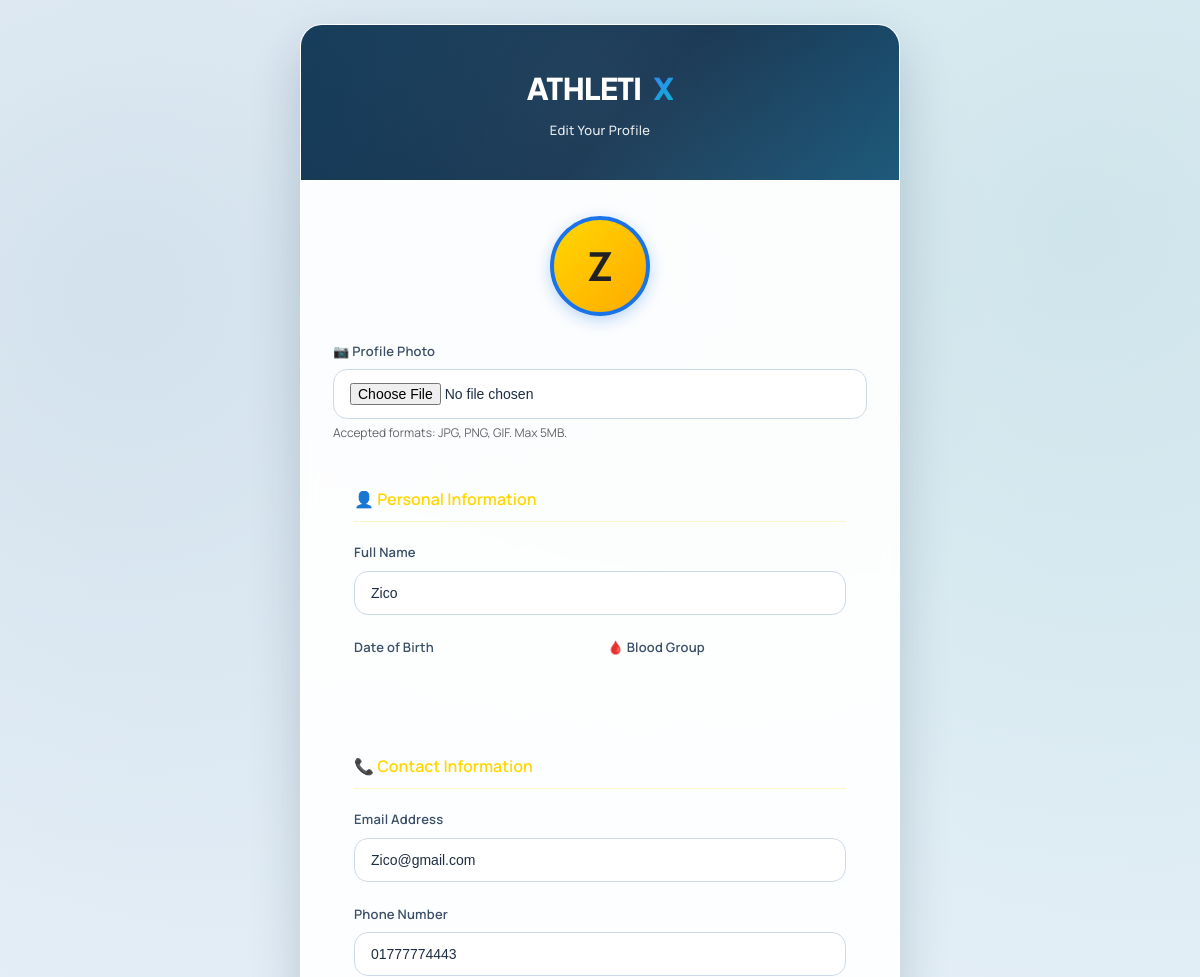
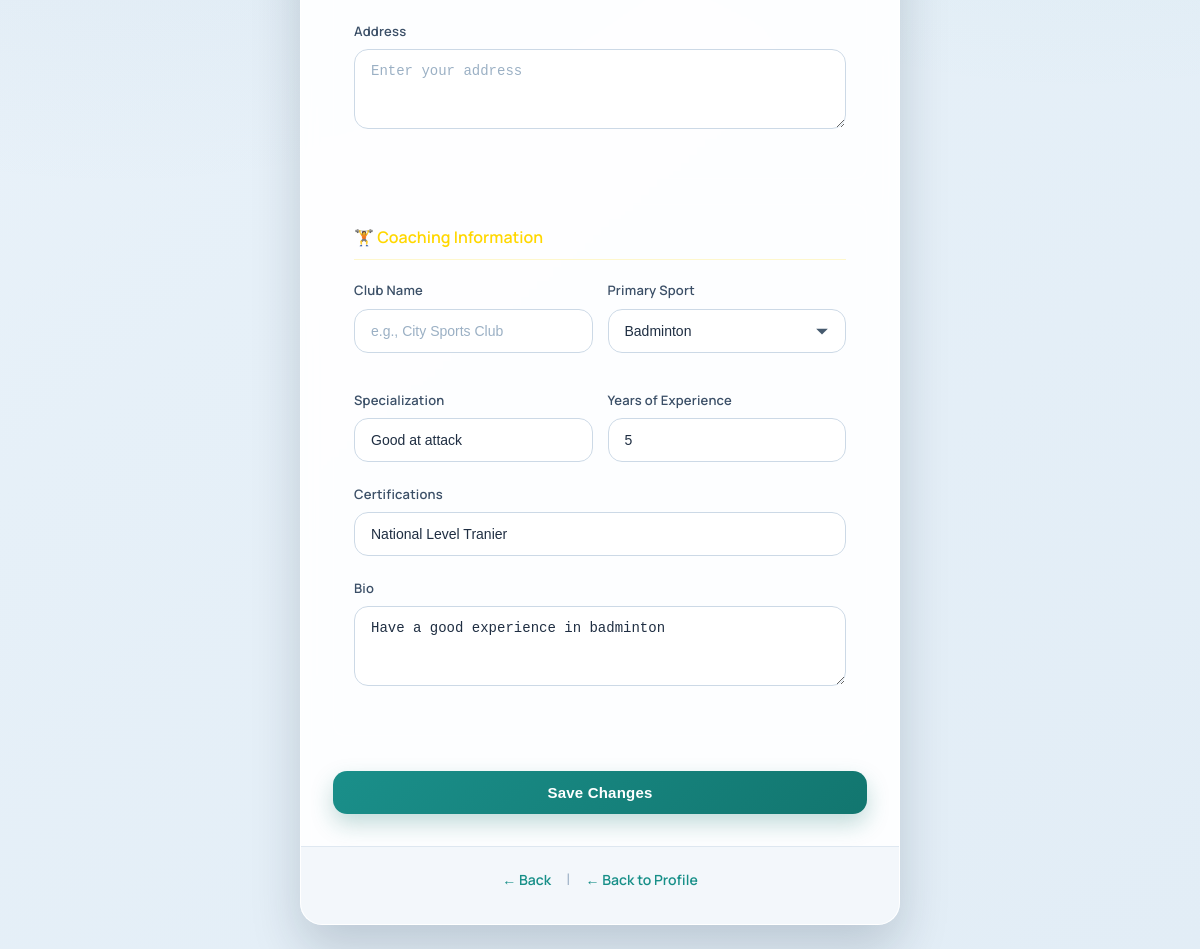
The page /user/profile/edit/ (signed in) on the database its author committed (2 pictures, top to bottom).
### user/models.py (models this page shows, shortened)
class User(AbstractBaseUser, PermissionsMixin):
    ROLE_CHOICES = (
        ('athlete', 'Athlete'),
        ('coach', 'Coach'),
        ('medical', 'Medical Staff'),
    )
    BLOOD_GROUP_CHOICES = (
        ('A+', 'A+'),
        ('A-', 'A-'),
        ('B+', 'B+'),
        ('B-', 'B-'),
        ('AB+', 'AB+'),
        ('AB-', 'AB-'),
        ('O+', 'O+'),
        ('O-', 'O-'),
    )
    email = models.EmailField(unique=True)
    name = models.CharField(max_length=255)
    role = models.CharField(max_length=20, choices=ROLE_CHOICES, default='athlete')
    phone = models.CharField(max_length=20, blank=True)
    address = models.TextField(blank=True)
    blood_group = models.CharField(max_length=5, choices=BLOOD_GROUP_CHOICES, blank=True)
    date_of_birth = models.DateField(null=True, blank=True)
    profile_photo = models.ImageField(upload_to='profile_photos/', blank=True, null=True)
    is_approved = models.BooleanField(default=True)
    is_active = models.BooleanField(default=True)
    is_staff = models.BooleanField(default=False)
    date_joined = models.DateTimeField(default=timezone.now)
    @property
    def first_name(self):
        return self.name.split()[0] if self.name else ''
    objects = UserManager()
    USERNAME_FIELD = 'email'
    REQUIRED_FIELDS = ['name']
    class Meta:
        db_table = 'user_table'

class CoachProfile(models.Model):
    user = models.OneToOneField(User, on_delete=models.CASCADE, related_name='coach_profile')
    sport = models.ForeignKey('player.Sport', on_delete=models.SET_NULL, null=True, blank=True, related_name='coaches')
    club_name = models.CharField(max_length=200, blank=True)
    specialization = models.CharField(max_length=200, blank=True)
    experience_years = models.PositiveIntegerField(default=0)
    certification = models.CharField(max_length=200, blank=True)
    bio = models.TextField(blank=True)
    class Meta:
        db_table = 'coach_profile'

### player/models.py (models this page shows, shortened)
class Sport(models.Model):
    name = models.CharField(max_length=100, unique=True)
    description = models.TextField(blank=True)
    icon = models.CharField(max_length=50, blank=True)
    class Meta:
        db_table = 'sport'
        ordering = ['name']

### user/views.py (the view)
# urls.py: path('profile/edit/', views.profile_edit_view, name='profile_edit'),
@login_required
def profile_edit_view(request):
    user = request.user
    role_profile = None
    if user.role == 'athlete':
        try:
            role_profile = user.athlete_profile
        except AthleteProfile.DoesNotExist:
            role_profile = AthleteProfile.objects.create(user=user)
    elif user.role == 'coach':
        try:
            role_profile = user.coach_profile
        except CoachProfile.DoesNotExist:
            role_profile = CoachProfile.objects.create(user=user)
    elif user.role == 'medical':
        try:
            role_profile = user.medical_profile
        except MedicalProfile.DoesNotExist:
            role_profile, _ = MedicalProfile.objects.get_or_create(user=user)
    if request.method == 'POST':
        form = ProfileEditForm(request.POST, request.FILES, instance=user)
        if form.is_valid():
            form.save()
            if user.role == 'athlete' and role_profile:
                role_profile.age = request.POST.get('age') or None
                role_profile.height = request.POST.get('height', '')
                role_profile.weight = request.POST.get('weight', '')
                role_profile.fitness_level = request.POST.get('fitness_level', 'medium')
                role_profile.save()
            elif user.role == 'coach' and role_profile:
                from player.models import Sport
                role_profile.club_name = request.POST.get('club_name', '')
                role_profile.specialization = request.POST.get('specialization', '')
                role_profile.experience_years = request.POST.get('experience_years') or 0
                role_profile.certification = request.POST.get('certification', '')
                role_profile.bio = request.POST.get('bio', '')
                sport_id = request.POST.get('sport')
                role_profile.sport = Sport.objects.filter(id=sport_id).first() if sport_id else None
                role_profile.save()
            elif user.role == 'medical' and role_profile:
                role_profile.license_no = request.POST.get('license_no', '')
                role_profile.specialty = request.POST.get('specialty', '')
                role_profile.save()
            messages.success(request, 'Profile updated successfully!')
            return redirect('profile')
        else:
            messages.error(request, 'Please correct the errors below.')
    else:
        form = ProfileEditForm(instance=user)
    context = {
        'form': form,
        'role_profile': role_profile,
    }
    if user.role == 'coach':
        from player.models import Sport
        context['sports'] = Sport.objects.all()
    return render(request, 'user/profile_edit.html', context)

### user/templates/user/profile_edit.html (shortened to what this page needs)
{% extends 'user/base.html' %}
{% block content %}
<div class="auth-container" style="max-width: 600px;">
    <div class="auth-header">
        <div class="logo">ATHLETI<span>X</span></div>
        <div class="subtitle">Edit Your Profile</div>
    </div>
    <div class="auth-body">
        <div class="current-photo" style="text-align: center; margin-bottom: 25px;">
            <div
                id="profile-photo-placeholder"
                class="edit-avatar-placeholder"
                style="{% if request.user.profile_photo %}display: none;{% endif %}"
            >
                {{ request.user.first_name|slice:":1"|upper }}
            </div>
        </div>
        <form method="POST" enctype="multipart/form-data" novalidate>
            <div class="form-group">
                <label for="profile_photo">📷 Profile Photo</label>
                {{ form.profile_photo }}
                <small style="color: #5f6368; font-size: 12px;">Accepted formats: JPG, PNG, GIF. Max 5MB.</small>
            </div>
            <div class="form-section">
                <h3 class="section-title">👤 Personal Information</h3>
                <div class="form-group">
                    <label for="name">Full Name</label>
                    {{ form.name }}
                </div>
                <div class="form-row">
                    <div class="form-group half">
                        <label for="date_of_birth">Date of Birth</label>
                    </div>
                    <div class="form-group half">
                        <label for="blood_group">🩸 Blood Group</label>
                    </div>
                </div>
            </div>
            <div class="form-section">
                <h3 class="section-title">📞 Contact Information</h3>
                <div class="form-group">
                    <label for="email">Email Address</label>
                    {{ form.email }}
                </div>
                <div class="form-group">
                    <label for="phone">Phone Number</label>
                    {{ form.phone }}
                </div>
                <div class="form-group">
                    <label for="address">Address</label>
                    {{ form.address }}
                </div>
            </div>
            {% if request.user.role == 'coach' %}
            <div class="form-section">
                <h3 class="section-title">🏋️ Coaching Information</h3>
                <div class="form-row">
                    <div class="form-group half">
                        <label for="club_name">Club Name</label>
                        <input type="text" name="club_name" id="club_name" class="form-input"
                               value="{% if role_profile and role_profile.club_name %}{{ role_profile.club_name }}{% endif %}"
                               placeholder="e.g., City Sports Club">
                    </div>
                    <div class="form-group half">
                        <label for="sport">Primary Sport</label>
                        <select name="sport" id="sport" class="form-input">
                            {% for sport in sports %}
                            <option value="{{ sport.id }}" {% if role_profile and role_profile.sport_id == sport.id %}selected{% endif %}>
                                {{ sport.name }}
                            </option>
                            {% endfor %}
                        </select>
                    </div>
                    <div class="form-group half">
                        <label for="specialization">Specialization</label>
                        <input type="text" name="specialization" id="specialization" class="form-input"
                               value="{% if role_profile and role_profile.specialization %}{{ role_profile.specialization }}{% endif %}"
                               placeholder="e.g., Football, Cricket">
                    </div>
                    <div class="form-group half">
                        <label for="experience_years">Years of Experience</label>
                        <input type="number" name="experience_years" id="experience_years" class="form-input" min="0"
                               value="{% if role_profile and role_profile.experience_years %}{{ role_profile.experience_years }}{% endif %}"
                               placeholder="0">
                    </div>
                </div>
                <div class="form-group">
                    <label for="certification">Certifications</label>
                    <input type="text" name="certification" id="certification" class="form-input"
                           value="{% if role_profile and role_profile.certification %}{{ role_profile.certification }}{% endif %}"
                           placeholder="Your professional certifications">
                </div>
                <div class="form-group">
                    <label for="bio">Bio</label>
                    <textarea name="bio" id="bio" class="form-input" rows="3" placeholder="Tell us about yourself...">{% if role_profile and role_profile.bio %}{{ role_profile.bio }}{% endif %}</textarea>
                </div>
            </div>
            {% endif %}
            <button type="submit" class="btn btn-primary">Save Changes</button>
        </form>
    </div>
    <div class="auth-footer">
        <a href="javascript:history.back()">← Back</a>
        <span class="separator">|</span>
        <a href="{% url 'profile' %}">← Back to Profile</a>
    </div>
</div>
{% endblock %}

### user/templates/user/base.html (style rules this page uses)
* { margin: 0; padding: 0; box-sizing: border-box; }
:root { --primary: #123a5a; --primary-light: #1b567f; --primary-dark: #0b2740; --secondary: #178f88; --secondary-light: #22a39b; --secondary-dark: #0f736d; --accent: #d98d23; --accent-light: #e6a13a; --accent-dark: #b8741a; --success: #18885f; --danger: #cf4c3c; --warning: #d9871f; --dark: #182536; --gray-900: #1f2e42; --gray-700: #3b4f67; --gray-600: #5a6f86; --gray-500: #7b8ea3; --gray-400: #9bb0c4; --gray-300: #cad7e4; --gray-200: #dfe8f1; --gray-100: #f3f7fb; --white: #FFFFFF; --shadow-sm: 0 6px 16px rgba(18, 58, 90, 0.06); --shadow-md: 0 12px 28px rgba(16, 45, 71, 0.12); --shadow-lg: 0 24px 50px rgba(10, 33, 53, 0.18); --radius-sm: 8px; --radius: 14px; --radius-lg: 22px; --transition: all 0.25s cubic-bezier(0.4, 0, 0.2, 1); }
body { font-family: 'Manrope', 'Plus Jakarta Sans', 'Trebuchet MS', sans-serif; background: radial-gradient(circle at 10% 15%, rgba(35, 98, 138, 0.12) 0%, transparent 45%), radial-gradient(circle at 90% 12%, rgba(23, 143, 136, 0.12) 0%, transparent 42%), linear-gradient(140deg, #edf4fb 0%, #e6f0f8 50%, #e2edf6 100%); min-height: 100vh; display: flex; align-items: center; justify-content: center; padding: 24px; line-height: 1.55; color: var(--gray-900); -webkit-font-smoothing: antialiased; -moz-osx-font-smoothing: grayscale; text-rendering: optimizeLegibility; }
.auth-container { width: 100%; max-width: 440px; background: rgba(255, 255, 255, 0.93); backdrop-filter: blur(8px); border-radius: var(--radius-lg); box-shadow: var(--shadow-lg); overflow: hidden; animation: slideUp 0.5s ease; border: 1px solid rgba(255, 255, 255, 0.7); }
.auth-header { background: linear-gradient(135deg, #113958 0%, #0f2f4c 55%, #195678 100%); padding: 40px 32px; text-align: center; color: var(--white); position: relative; overflow: hidden; }
.auth-header::before { content: ''; position: absolute; top: -50%; right: -50%; width: 200%; height: 200%; background: radial-gradient(circle, rgba(255,255,255,0.08) 0%, transparent 70%); animation: shimmer 8s infinite; }
.auth-header .logo { font-family: 'Plus Jakarta Sans', 'Manrope', sans-serif; font-size: 30px; font-weight: 800; letter-spacing: -0.5px; margin-bottom: 8px; position: relative; z-index: 1; display: inline-flex; align-items: center; justify-content: center; gap: 12px; flex-wrap: wrap; text-align: left; }
.auth-header .logo span { background: linear-gradient(135deg, #3B82F6 0%, #06B6D4 100%); -webkit-background-clip: text; background-clip: text; color: transparent; font-weight: 800; }
.auth-header .subtitle { font-size: 13px; opacity: 0.9; font-weight: 500; letter-spacing: 0.3px; position: relative; z-index: 1; }
.auth-body { padding: 36px 32px 32px; }
.form-group { margin-bottom: 22px; }
.form-group label { display: block; font-size: 13px; font-weight: 600; color: var(--gray-700); margin-bottom: 8px; letter-spacing: 0.2px; }
.form-input { width: 100%; padding: 13px 16px; border: 1px solid #ccd9e6; border-radius: var(--radius); font-size: 14px; color: var(--gray-900); transition: var(--transition); outline: none; background: rgba(255, 255, 255, 0.95); }
.form-input::placeholder { color: var(--gray-400); }
select.form-input { cursor: pointer; appearance: none; -webkit-appearance: none; background-repeat: no-repeat; background-position: right 16px center; padding-right: 42px; }
.btn { width: 100%; padding: 13px 20px; border: none; border-radius: var(--radius); font-size: 15px; font-weight: 600; cursor: pointer; transition: var(--transition); text-decoration: none !important; letter-spacing: 0.2px; display: inline-flex; align-items: center; justify-content: center; gap: 8px; }
.btn-primary { background: linear-gradient(135deg, #1a8f8a 0%, #12766f 100%); color: var(--white); box-shadow: 0 10px 22px rgba(18, 118, 111, 0.26); }
.auth-footer { text-align: center; padding: 20px 32px 32px; border-top: 1px solid var(--gray-200); background: var(--gray-100); }
.auth-footer a { color: var(--secondary); text-decoration: none; font-weight: 600; font-size: 14px; transition: var(--transition); }
.auth-footer .separator { margin: 0 12px; color: var(--gray-400); }

### rows shown on the page
User: user.first_name "Z", name "Zico", email "Zico@gmail.com", phone "01777774443"
CoachProfile: sport "Badminton", specialization "Good at attack", experience_years "5", certification "National Level Tranier", bio "Have a good experience in badminton"
